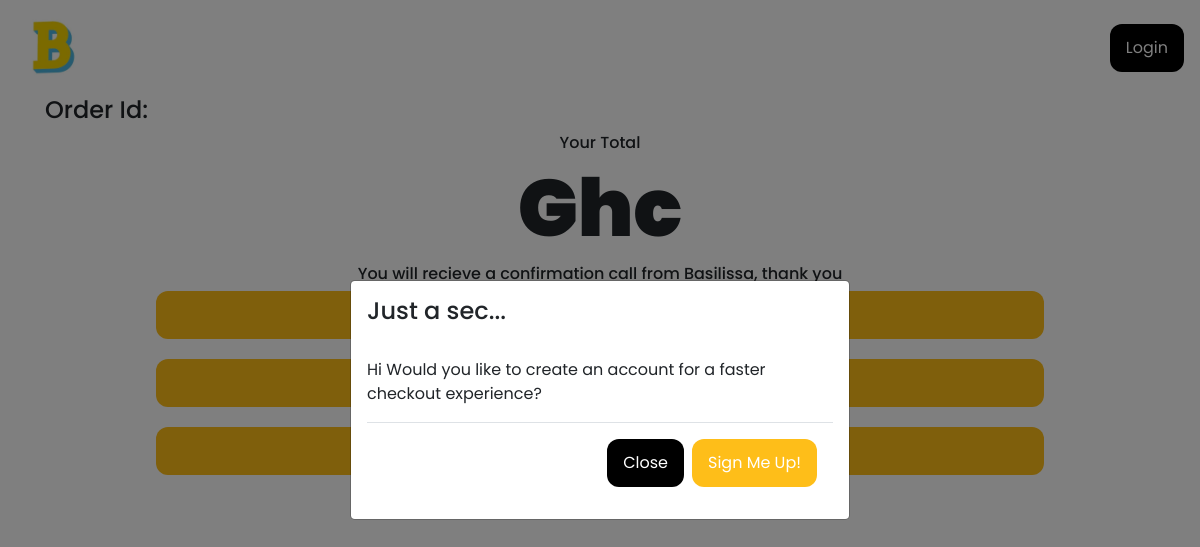
/reciept/26, run on an earlier commit of the app's database.
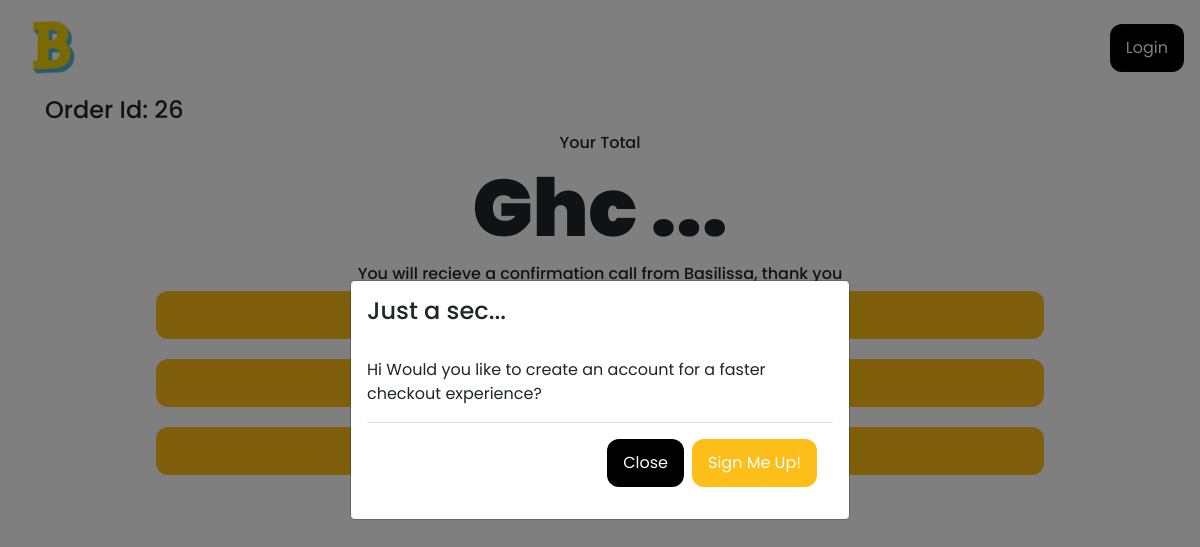
And on a later commit of the database.
### models.py (models this page shows, shortened)
class Order(db.Model):
    id = db.Column(db.Integer, primary_key=True)
    order = db.Column(db.String(), nullable=False)
    user = db.Column(db.String(),nullable=False)
    phone = db.Column(db.String(), nullable=False)
    location = db.Column(db.String(), nullable=False)
    branch = db.Column(db.String(), nullable=False)
    date_created = db.Column(db.DateTime, default=datetime.utcnow)
    total = db.Column(db.String)

### app.py (the view)
@app.route("/reciept/<int:id>")
def reciept(id):
    print(id)
    order = Order.query.filter_by(id=id).first()
    return render_template('reciept.html', order = order)

### templates/reciept.html (shortened to what this page needs)
{% extends "base.html" %}
{% block body %}
<div class="container">
    <h4 onload="myFunction()">Order Id: {{order.id}}</h4>
    <div style="text-align: center;">
        <h6>Your Total</h6>
        <h1 style="font-weight: 900; font-size: 80px;">Ghc {{order.total}}</h1>
        <h6>You will recieve a confirmation call from Basilissa, thank you</h6>
            <div style="margin-bottom: 20px;">
                <a href="{{url_for('index')}}">
                    <button class="button-solid-yellow" style="width: 80%;" >Order Again</button>
                </a>
            </div>
            <div style="margin-bottom: 20px;">
                <button class="button-solid-yellow" style="width: 80%;">Report Situation</button>
            </div>
            <div style="margin-bottom: 20px;">
                <button class="button-solid-yellow" style="width: 80%;">Call Basilissa</button>
            </div>
    </div>
</div>
{% if current_user.name %}
{% else %}
<div class="modal fade" id="exampleModalCenter" tabindex="-1" role="dialog" aria-labelledby="exampleModalCenterTitle" aria-hidden="true">
  <div class="modal-dialog modal-dialog-centered" role="document">
    <div class="modal-content">
      <div class="modal-body">
        <h4>
          Just a sec...
        </h4>
        <br>
        <div>
          <p>Hi Would you like to create an account for a faster checkout experience?</p>
      </div>
      <div class="modal-footer">
        <button type="button" class="button-solid-black" data-dismiss="modal">Close</button>
        <a href="{{url_for('signup')}}">
          <button type="button" class="button-solid-yellow">Sign Me Up!</button>
        </a>
      </div>
    </div>
  </div>
</div>
{% endif %}
{% endblock %}

What changed in the data, as far as the page shows it:
added Order: id "26", total "..."
